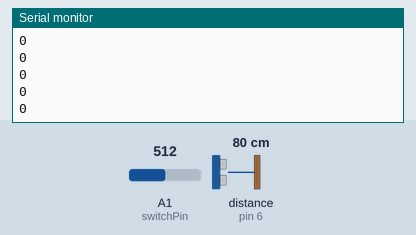
Simulated run of this sketch. Board: Arduino Uno, built with avr-gcc and run on an emulated ATmega328P. Shown: the last lines printed to the serial monitor. Wiring (inferred from the names in the program): ultrasonic range finder: trigger pin 7; echo pin 6. Inputs (shaded band) come from the test bench; at power-on: distance to the obstacle (sensor on pin 6) 80 cm, A1 (switchPin) = 512. The echo pulse lasts 58.3 µs per cm.

Above: at 1.2 s.
1.3 s: distance to the obstacle (sensor on pin 6) set to 2 cm
At 1.8 s:
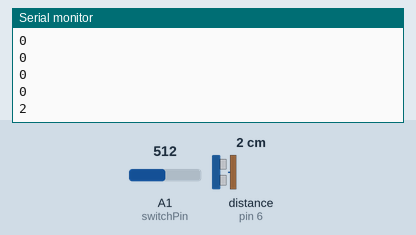
2.8 s: A1 (switchPin) set to 0
At 3.6 s:
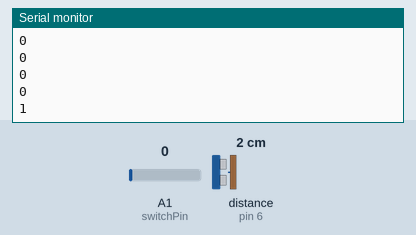
Timing chart, 0 to 5.8 s (numbered marks = the images above; inputs shaded):
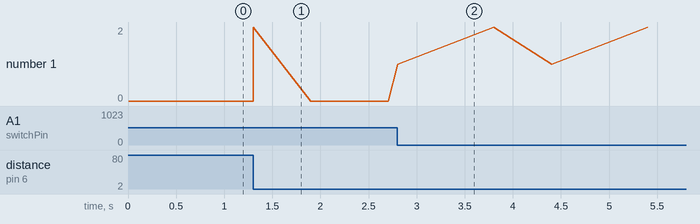

The sketch:

ard_code.ino
```cpp
const int pingPin = 7; // Trigger Pin of Ultrasonic Sensor
const int echoPin = 6; // Echo Pin of Ultrasonic Sensor
const int switchPin=1;//Switch pin
void setup() {
   Serial.begin(9600); // Starting Serial Terminal
}

void loop() {
   long duration, cm;
   pinMode(pingPin, OUTPUT);
   digitalWrite(pingPin, LOW);
   delayMicroseconds(2);
   digitalWrite(pingPin, HIGH);
   delayMicroseconds(10);
   digitalWrite(pingPin, LOW);
   pinMode(echoPin, INPUT);
   duration = pulseIn(echoPin, HIGH);
   cm = microsecondsToCentimeters(duration);
   if(cm<=15)
   {
  Serial.println("2");
  delay(500);

  pushButton();
   }
   else
   {
    Serial.println("0");
   }
}

long microsecondsToCentimeters(long microseconds) {
   return microseconds / 29 / 2;
}
void pushButton()
{
  long c=0l;
  long count=9000l;
  while(c<count)
  {
    c+=100l;
    delay(100);
    int val=analogRead(switchPin);
    //Serial.println(val);
    if(val==0)
    {
      Serial.println("1");
      delay(1000);
      break;
    }
    else
    {
      Serial.println("0");
    }
  }
}
```

Measured:
- after the input at 1.3 s, the serial monitor: prints a new line at once (image 1)
- after the input at 2.8 s, the serial monitor: prints a new line at once (image 2)
